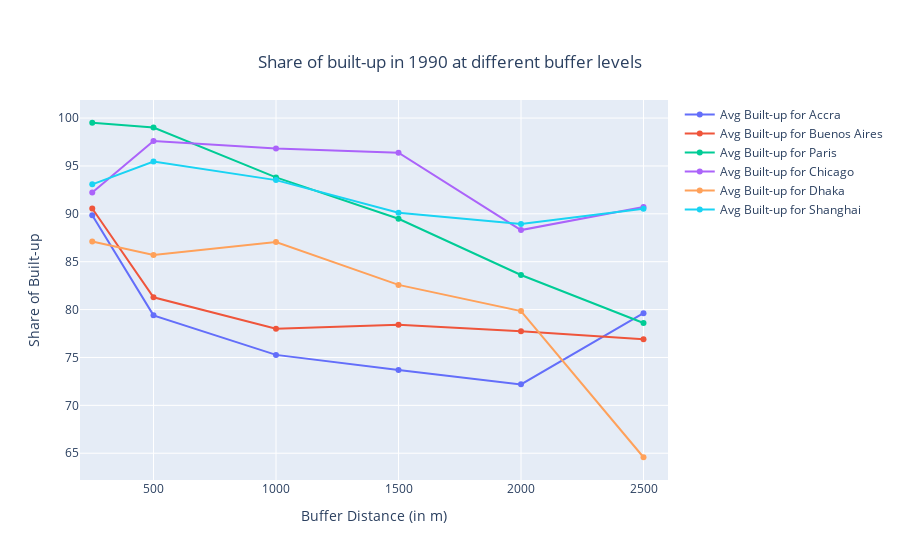
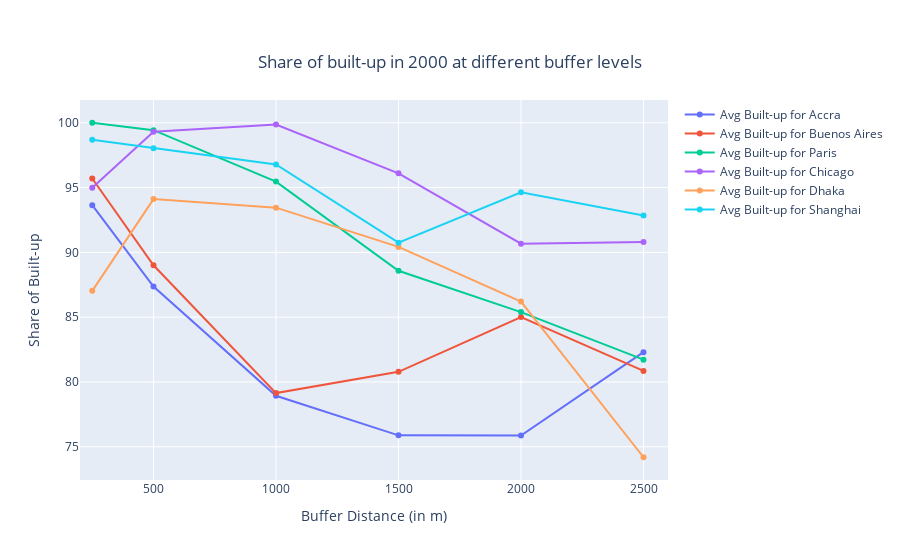
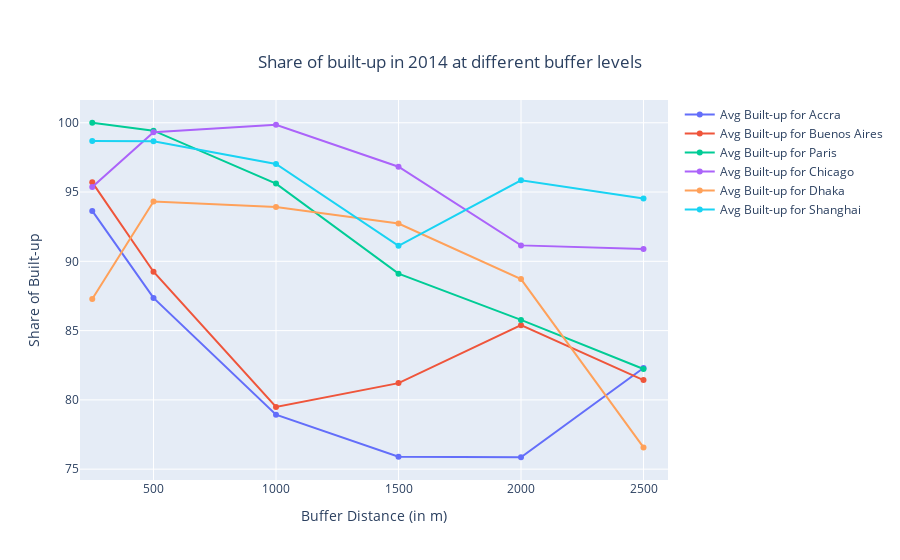

Notebook code cell kept with these figures, in order:
### Code cell
for year in [1990, 2000, 2014]:
    fig = go.Figure()
    for key in master_non_1.keys():
        x = [250, 500, 1000, 1500, 2000, 2500]
        
        fig.add_trace(go.Scatter(x=x, y=master_non_1[key][year],
                     mode='lines+markers', text=master_non_1[key][year],  name='Avg Built-up for {}'.format(key)))
        
    fig.update_layout(
        title={
            'text': "Share of built-up in {} at different buffer levels".format(year),
            'y':0.9,
            'x':0.5,
            'xanchor': 'center',
            'yanchor': 'top'})

    fig.update_layout(xaxis_title='Buffer Distance (in m)',
                       yaxis_title='Share of Built-up')
    fig.update_traces(hoverinfo='text+name', mode='lines+markers')
    fig.update_xaxes(range=[200,2600])
    #fig.update_yaxes(range=[0,100])
    
    fig.show()

### Figure 1 — Plotly figure (JSON) as saved in the notebook; plotly's stock layout.template omitted (floating-point values rounded to 4 significant figures)
{"data": [{"hoverinfo": "text+name", "mode": "lines+markers", "name": "Avg Built-up for Accra", "text": ["89.84", "79.4", "75.27", "73.68", "72.19", "79.63"], "type": "scatter", "x": [250, 500, 1000, 1500, 2000, 2500], "y": [89.84, 79.4, 75.27, 73.68, 72.19, 79.63]}, {"hoverinfo": "text+name", "mode": "lines+markers", "name": "Avg Built-up for Buenos Aires", "text": ["90.55", "81.28", "78.01", "78.41", "77.73", "76.91"], "type": "scatter", "x": [250, 500, 1000, 1500, 2000, 2500], "y": [90.55, 81.28, 78.01, 78.41, 77.73, 76.91]}, {"hoverinfo": "text+name", "mode": "lines+markers", "name": "Avg Built-up for Paris", "text": ["99.51", "99.01", "93.8", "89.48", "83.61", "78.6"], "type": "scatter", "x": [250, 500, 1000, 1500, 2000, 2500], "y": [99.51, 99.01, 93.8, 89.48, 83.61, 78.6]}, {"hoverinfo": "text+name", "mode": "lines+markers", "name": "Avg Built-up for Chicago", "text": ["92.23", "97.61", "96.81", "96.38", "88.3", "90.72"], "type": "scatter", "x": [250, 500, 1000, 1500, 2000, 2500], "y": [92.23, 97.61, 96.81, 96.38, 88.3, 90.72]}, {"hoverinfo": "text+name", "mode": "lines+markers", "name": "Avg Built-up for Dhaka", "text": ["87.11", "85.69", "87.06", "82.58", "79.84", "64.58"], "type": "scatter", "x": [250, 500, 1000, 1500, 2000, 2500], "y": [87.11, 85.69, 87.06, 82.58, 79.84, 64.58]}, {"hoverinfo": "text+name", "mode": "lines+markers", "name": "Avg Built-up for Shanghai", "text": ["93.08", "95.46", "93.52", "90.11", "88.93", "90.53"], "type": "scatter", "x": [250, 500, 1000, 1500, 2000, 2500], "y": [93.08, 95.46, 93.52, 90.11, 88.93, 90.53]}], "layout": {"title": {"text": "Share of built-up in 1990 at different buffer levels", "x": 0.5, "xanchor": "center", "y": 0.9, "yanchor": "top"}, "xaxis": {"range": [200, 2600], "title": {"text": "Buffer Distance (in m)"}}, "yaxis": {"title": {"text": "Share of Built-up"}}}}

### Figure 2 — Plotly figure (JSON) as saved in the notebook; plotly's stock layout.template omitted (floating-point values rounded to 4 significant figures)
{"data": [{"hoverinfo": "text+name", "mode": "lines+markers", "name": "Avg Built-up for Accra", "text": ["93.64", "87.36", "78.93", "75.88", "75.86", "82.3"], "type": "scatter", "x": [250, 500, 1000, 1500, 2000, 2500], "y": [93.64, 87.36, 78.93, 75.88, 75.86, 82.3]}, {"hoverinfo": "text+name", "mode": "lines+markers", "name": "Avg Built-up for Buenos Aires", "text": ["95.7", "89.0", "79.14", "80.78", "85.01", "80.85"], "type": "scatter", "x": [250, 500, 1000, 1500, 2000, 2500], "y": [95.7, 89, 79.14, 80.78, 85.01, 80.85]}, {"hoverinfo": "text+name", "mode": "lines+markers", "name": "Avg Built-up for Paris", "text": ["100.0", "99.43", "95.46", "88.58", "85.39", "81.72"], "type": "scatter", "x": [250, 500, 1000, 1500, 2000, 2500], "y": [100, 99.43, 95.46, 88.58, 85.39, 81.72]}, {"hoverinfo": "text+name", "mode": "lines+markers", "name": "Avg Built-up for Chicago", "text": ["94.98", "99.31", "99.86", "96.1", "90.67", "90.79"], "type": "scatter", "x": [250, 500, 1000, 1500, 2000, 2500], "y": [94.98, 99.31, 99.86, 96.1, 90.67, 90.79]}, {"hoverinfo": "text+name", "mode": "lines+markers", "name": "Avg Built-up for Dhaka", "text": ["87.03", "94.11", "93.45", "90.42", "86.2", "74.19"], "type": "scatter", "x": [250, 500, 1000, 1500, 2000, 2500], "y": [87.03, 94.11, 93.45, 90.42, 86.2, 74.19]}, {"hoverinfo": "text+name", "mode": "lines+markers", "name": "Avg Built-up for Shanghai", "text": ["98.69", "98.04", "96.78", "90.75", "94.63", "92.84"], "type": "scatter", "x": [250, 500, 1000, 1500, 2000, 2500], "y": [98.69, 98.04, 96.78, 90.75, 94.63, 92.84]}], "layout": {"title": {"text": "Share of built-up in 2000 at different buffer levels", "x": 0.5, "xanchor": "center", "y": 0.9, "yanchor": "top"}, "xaxis": {"range": [200, 2600], "title": {"text": "Buffer Distance (in m)"}}, "yaxis": {"title": {"text": "Share of Built-up"}}}}

### Figure 3 — Plotly figure (JSON) as saved in the notebook; plotly's stock layout.template omitted (floating-point values rounded to 4 significant figures)
{"data": [{"hoverinfo": "text+name", "mode": "lines+markers", "name": "Avg Built-up for Accra", "text": ["93.64", "87.36", "78.93", "75.9", "75.86", "82.3"], "type": "scatter", "x": [250, 500, 1000, 1500, 2000, 2500], "y": [93.64, 87.36, 78.93, 75.9, 75.86, 82.3]}, {"hoverinfo": "text+name", "mode": "lines+markers", "name": "Avg Built-up for Buenos Aires", "text": ["95.7", "89.25", "79.49", "81.21", "85.39", "81.43"], "type": "scatter", "x": [250, 500, 1000, 1500, 2000, 2500], "y": [95.7, 89.25, 79.49, 81.21, 85.39, 81.43]}, {"hoverinfo": "text+name", "mode": "lines+markers", "name": "Avg Built-up for Paris", "text": ["100.0", "99.43", "95.61", "89.11", "85.77", "82.23"], "type": "scatter", "x": [250, 500, 1000, 1500, 2000, 2500], "y": [100, 99.43, 95.61, 89.11, 85.77, 82.23]}, {"hoverinfo": "text+name", "mode": "lines+markers", "name": "Avg Built-up for Chicago", "text": ["95.36", "99.31", "99.86", "96.83", "91.15", "90.88"], "type": "scatter", "x": [250, 500, 1000, 1500, 2000, 2500], "y": [95.36, 99.31, 99.86, 96.83, 91.15, 90.88]}, {"hoverinfo": "text+name", "mode": "lines+markers", "name": "Avg Built-up for Dhaka", "text": ["87.28", "94.31", "93.92", "92.73", "88.72", "76.57"], "type": "scatter", "x": [250, 500, 1000, 1500, 2000, 2500], "y": [87.28, 94.31, 93.92, 92.73, 88.72, 76.57]}, {"hoverinfo": "text+name", "mode": "lines+markers", "name": "Avg Built-up for Shanghai", "text": ["98.69", "98.67", "97.03", "91.12", "95.85", "94.53"], "type": "scatter", "x": [250, 500, 1000, 1500, 2000, 2500], "y": [98.69, 98.67, 97.03, 91.12, 95.85, 94.53]}], "layout": {"title": {"text": "Share of built-up in 2014 at different buffer levels", "x": 0.5, "xanchor": "center", "y": 0.9, "yanchor": "top"}, "xaxis": {"range": [200, 2600], "title": {"text": "Buffer Distance (in m)"}}, "yaxis": {"title": {"text": "Share of Built-up"}}}}
